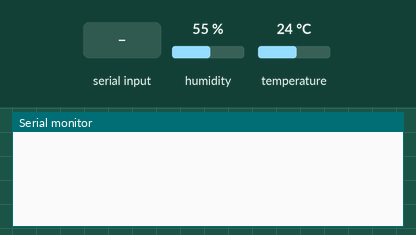
Simulated run of this sketch. Board: Arduino Mega 2560, built with avr-gcc and run on an emulated ATmega2560. On the bench: the last lines printed to the serial monitor. The test bench sets the inputs (shaded band); at power-on: humidity 55 %, temperature 24 °C.

Above: at 1.2 s.
1.3 s: "1" received over the second serial link
At 2.2 s:
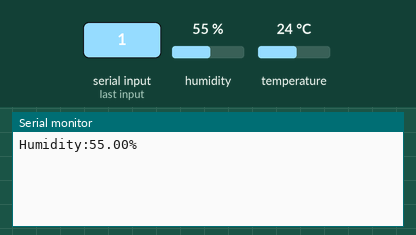
4.3 s: humidity set to 22 %
At 5.7 s:
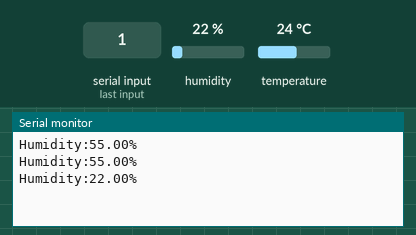
5.8 s: humidity set to 40 %
At 8.3 s:
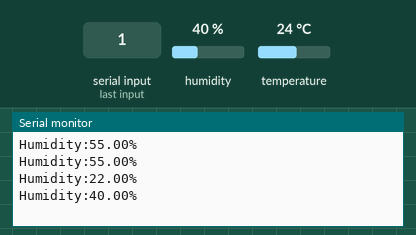
Timing chart, 0 to 9.8 s (numbered marks = the images above; inputs shaded):
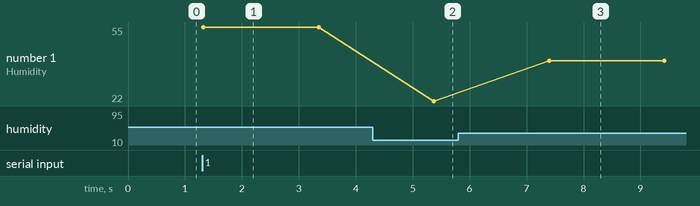

The sketch:

humidity.ino
```cpp
#include "DHT.h"

#define DHTPIN 21      // Digital pin connected to the DHT sensor
#define DHTTYPE DHT11   // DHT 11

#define LEDPIN 11

DHT dht(DHTPIN, DHTTYPE);

// Teensy 5V <--> HC-05 Vcc
// Teensy Ground <--> HC-05 GND
#define rxPin 7 // Teensy pin 7 <--> HC-05 Tx
#define txPin 8 // Teensy pin 8 <--> HC-05 Rx

void setup() {
  // Setup serial for monitor
  Serial.begin(9600);

  // Setup DHT Sensor
  pinMode(DHTPIN, INPUT);
  dht.begin();

  // Setup Serial1 for BlueTooth
  Serial1.begin(9600); // Default communication rate of the Bluetooth module
}

void loop() {
  if(Serial1.available() > 0){ // Checks whether data is comming from the serial port

    float h = dht.readHumidity();

    Serial.print(F("Humidity:"));
    Serial.print(h);
    Serial.println(F("%"));

    Serial1.print(F("Humidity:"));
    Serial1.print(h);
    Serial1.println(F("%"));

    digitalWrite(LEDPIN, HIGH);
    delay(1000);
    digitalWrite(LEDPIN, LOW);
    delay(1000);
 }
}
```

Measured:
- after the input at 1.3 s, the serial monitor: prints a new line at once (image 1)
- after the input at 4.3 s, the serial monitor: prints a new line after 1.1 s (image 2)
- after the input at 5.8 s, the serial monitor: prints a new line after 1.6 s (image 3)
- plotted number 1: 55 → 22 after the input at 4.3 s, 22 → 40 after the input at 5.8 s
